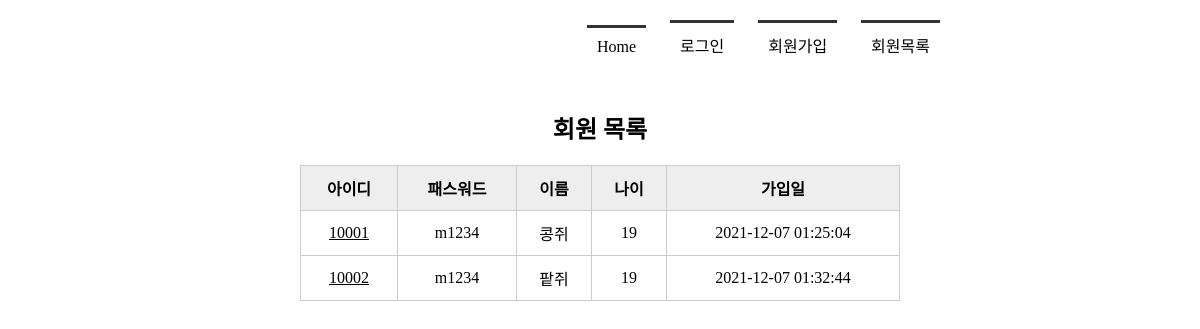
The page /memberlist on the database as committed earlier.
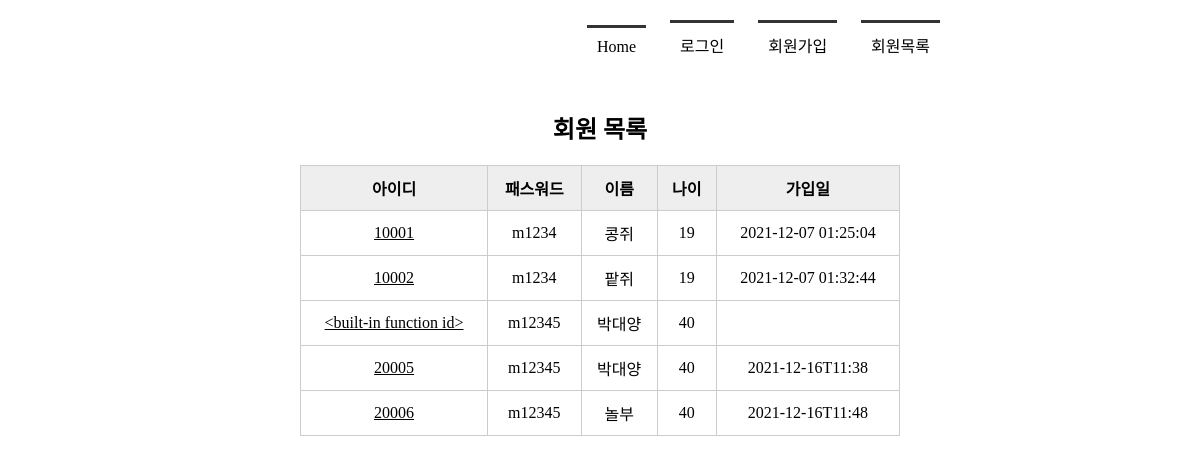
The same page on the database as committed later.
### tables this page shows
CREATE TABLE member(
        mid CHAR(5) PRIMARY KEY,
        passwd CHAR(8) NOT NULL,
        name TEXT NOT NULL,
        age INTEGER,
        regDate DATETIME DEFAULT CURRENT_TIMESTAMP
    );

### app.py (the view)
@app.route('/memberlist')
def memberlist():
    conn = getconn()
    cur = conn.cursor()
    sql = "SELECT * FROM member"
    cur.execute(sql)
    rs = cur.fetchall()  # db에서 반환 된 자료
    conn.close()
    return render_template('memberlist.html', rs=rs)

### app.py (called while the page is built)
def getconn():
    conn = sqlite3.connect('./memberdb.db')
    return conn

### templates/memberlist.html (shortened to what this page needs)
<!DOCTYPE html>
<html lang="en">
<head>
     <link rel="stylesheet" href="{{url_for('static', filename = 'css/style.css') }}">
</head>
<body>
     <div id = "container">
          {% include 'navbar.html' %}
        <section>
            <h1>회원 목록</h1>
            <table>
                <tr>
                    <th>아이디</th><th>패스워드</th><th>이름</th><th>나이</th><th>가입일</th>
                </tr>
                {% for i in rs %}
                <tr>
                    <td><a href="{{url_for('member_view', id=i[0]) }}">{{i[0]}}</a></td>
                    <td>{{i[1]}}</td>
                    <td>{{i[2]}}</td>
                    <td>{{i[3]}}</td>
                    <td>{{i[4]}}</td>
                </tr>
                {% endfor %}
            </table>
        </section>
    </div>
</body>
</html>

### templates/navbar.html
<header>
            <nav>
                <ul>
                {% if session %}
                    <li><a href="{{ url_for('index') }}">Home</a></li>
                    <li><a href="{{ url_for('logout') }}">로그아웃</a></li>
                    <li><a href="{{ url_for('register') }}">회원가입</a></li>
                    <li><a href="{{ url_for('memberlist') }}">회원목록</a></li>
                {% else %}
                    <li><a href="{{ url_for('index') }}">Home</a></li>
                    <li><a href="{{ url_for('login') }}">로그인</a></li>
                    <li><a href="{{ url_for('register') }}">회원가입</a></li>
                    <li><a href="{{ url_for('memberlist') }}">회원목록</a></li>
                {% endif %}
                </ul>
            </nav>
        </header>

### static/css/style.css (style rules this page uses)
* { margin : 0 ; padding:0; }
#container { width: 1000px; margin:10px auto; }
header { height : 100px; }
nav ul { list-style : none; text-align:right; margin-right:150px; }
nav ul li { display : inline-block; margin:10px; border-top : 3px solid #333; padding:10px; }
nav ul li a { text-decoration : none; color:#000 }
section { text-align:center }
section table { width:600px; margin:0 auto; border-collapse:collapse }
section h1 { margin-bottom : 20px; }
section table, th,td { border : 1px solid #ccc; padding:10px }
section table th { background-color : #eee }
section table a { color:#000; }

Rows that differ between the two databases and show on the page:
added member: mid "<built-in function id>", passwd "m12345", name "박대양", age "40"
added member: mid "20005", passwd "m12345", name "박대양", age "40", regDate "2021-12-16T11:38"
added member: mid "20006", passwd "m12345", name "놀부", age "40", regDate "2021-12-16T11:48"
